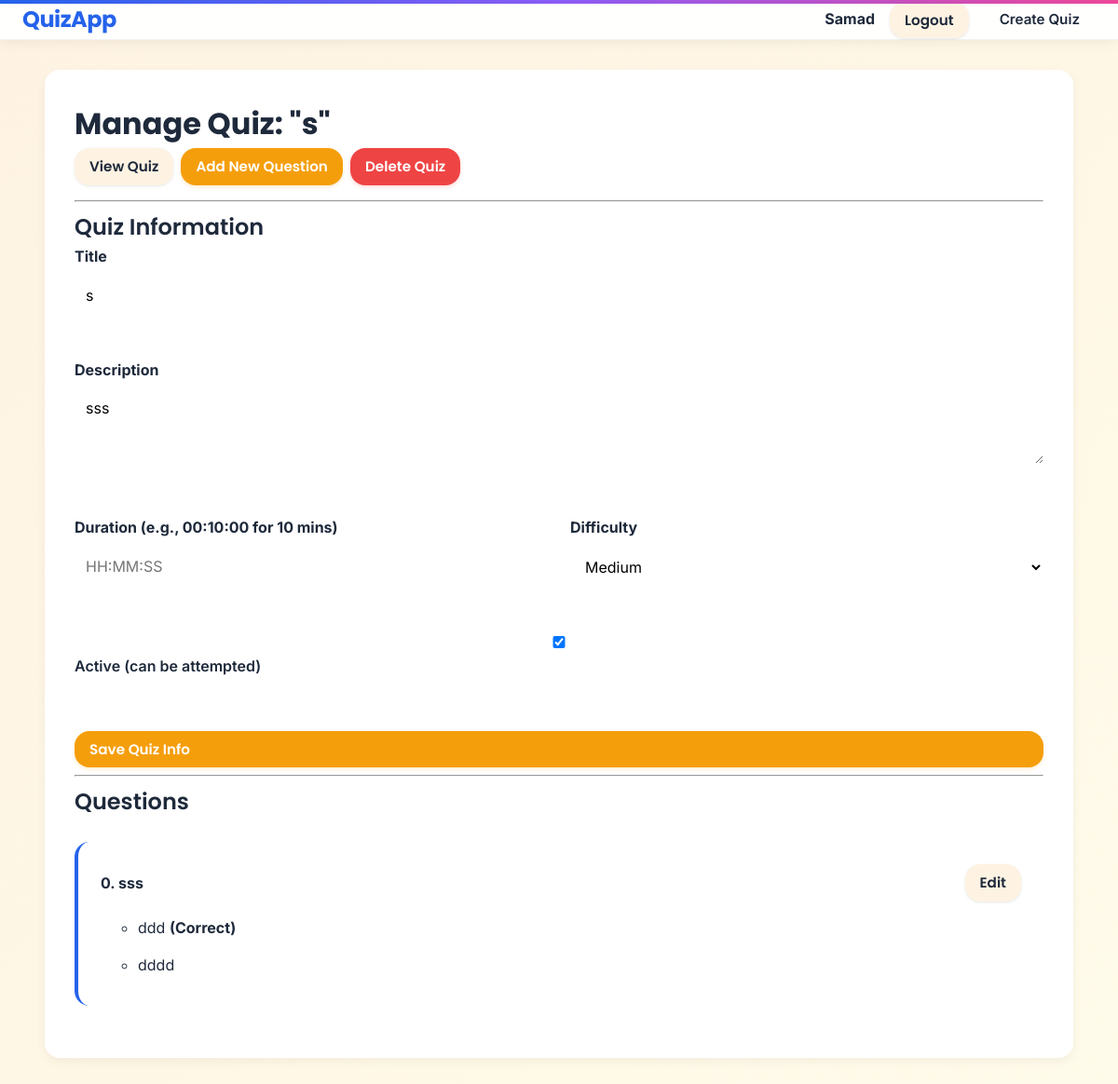
Before: /quiz/8/manage/ (signed in) with the older database file.
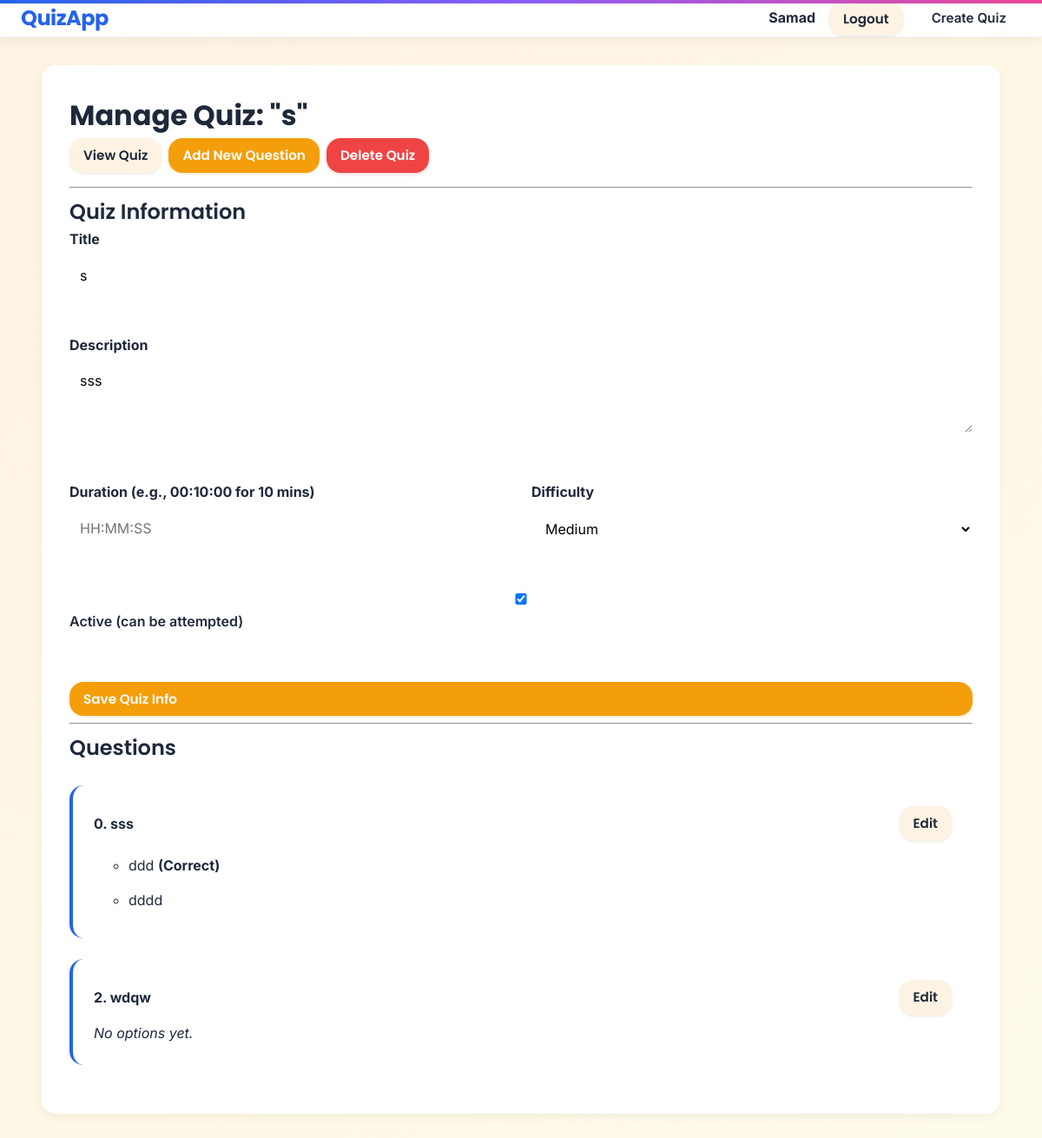
After: the same page with the newer database file.
### app/models.py (models this page shows, shortened)
class Question(models.Model):
    quiz = models.ForeignKey(Quizes, on_delete=models.CASCADE, related_name="questions")
    text = models.CharField(max_length=500)  # use CharField for question text
    order = models.IntegerField(default=0)   # fixed: removed extra ".models"

class Option(models.Model):
    question = models.ForeignKey(Question, on_delete=models.CASCADE, related_name="options")
    text = models.CharField(max_length=100)
    is_correct = models.BooleanField(default=False)
    feedback = models.TextField(blank=True, null=True)

### app/views.py (the view)
# urls.py: path("quiz/<int:pk>/manage/", QuizManagementView.as_view(), name="quiz-manage"),
@method_decorator(login_required, name='dispatch')
class QuizManagementView(DetailView):
    model = Quizes
    template_name = 'app/quiz_manage.html'
    context_object_name = 'quiz'
    def get_object(self, queryset=None):
        obj = super().get_object(queryset)
        if obj.created_by != self.request.user and not self.request.user.is_superuser:
            raise PermissionDenied
        return obj
    def get_context_data(self, **kwargs):
        context = super().get_context_data(**kwargs)
        context['questions'] = self.object.questions.all().order_by('order')
        return context

### app/templates/app/quiz_manage.html (shortened to what this page needs)
{% extends 'base.html' %}
{% block content %}
<div class="container">
  <div class="quiz-manage-card">
    <h1>Manage Quiz: "{{ quiz.title }}"</h1>
    <div class="quiz-actions">
      <a href="{% url 'quiz-detail' quiz.pk %}" class="btn btn-secondary">View Quiz</a>
      <a href="{% url 'quiz-question-create' quiz.pk %}" class="btn btn-primary">Add New Question</a>
      <a href="{% url 'quiz-delete' quiz.pk %}"
        data-confirm-delete
        data-title="{{ quiz.title }}"
        class="btn btn-danger">
        Delete Quiz
      </a>
    </div>
    <hr>
    <h2>Quiz Information</h2>
    <form method="post" action="{% url 'quiz-update' quiz.pk %}" class="quiz-info-form">
      <div class="form-group">
        <label for="id_title"><strong>Title</strong></label>
        <input type="text" name="title" value="{{ quiz.title }}" id="id_title" required class="form-input">
      </div>
      <div class="form-group">
        <label for="id_description"><strong>Description</strong></label>
        <textarea name="description" id="id_description" rows="3" class="form-textarea">{{ quiz.description }}</textarea>
      </div>
      <div class="form-row">
        <div class="form-group">
          <label for="id_duration"><strong>Duration (e.g., 00:10:00 for 10 mins)</strong></label>
          <input type="text" name="duration" value="{{ quiz.duration|date:'H:i:s' }}" id="id_duration" placeholder="HH:MM:SS" class="form-input">
        </div>
        <div class="form-group">
          <label><strong>Difficulty</strong></label>
          <select name="difficulty" id="id_difficulty" class="form-select">
            <option value="M" {% if quiz.difficulty == 'M' %}selected{% endif %}>Medium</option>
          </select>
        </div>
      </div>
      <div class="form-group">
        <label>
          <input type="checkbox" name="is_active" value="true" {% if quiz.is_active %}checked{% endif %}>
          Active (can be attempted)
        </label>
      </div>
      <button type="submit" class="btn btn-primary">Save Quiz Info</button>
    </form>
    <hr>
    <h2>Questions</h2>
    {% if questions %}
      <ol class="questions-list">
      {% for q in questions %}
        <li class="question-item">
          <div class="question-header">
            <strong>{{ q.order }}. {{ q.text }}</strong>
            <a href="{% url 'question-update' q.pk %}" class="btn btn-sm btn-secondary">Edit</a>
          </div>
          {% if q.options.exists %}
            <ul class="options-list">
            {% for opt in q.options.all %}
              <li class="option-item">
                {{ opt.text }} {% if opt.is_correct %}<strong>(Correct)</strong>{% endif %}
              </li>
            {% endfor %}
            </ul>
          {% else %}
            <p class="text-muted">No options yet.</p>
          {% endif %}
        </li>
      {% endfor %}
      </ol>
    {% else %}
      <p>No questions yet.</p>
    {% endif %}
  </div>
</div>
{% endblock %}

Changed rows visible on the page:
added Question: order "2", text "wdqw", shows "No options yet."
